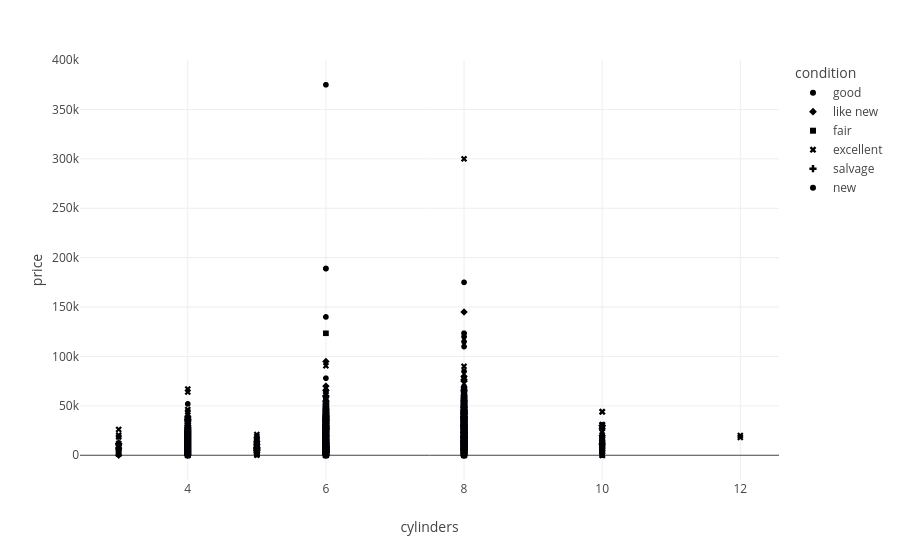

Notebook cell for this chart:
### Markdown cell above
# Crear Visualizaciones:

### Code cell
# Configurar parámetros para el diagrama de dispersión:

fig = px.scatter(vehicles, x="cylinders", y="price", color="condition", symbol="condition", hover_data=['model'])

# Mostrar diagrama de dispersión:

fig.show()

### Figure 1 — Plotly figure (JSON) as saved in the notebook; plotly's stock layout.template omitted (floating-point values rounded to 4 significant figures; data arrays with more than 128 entries replaced by an {"elided": "..."} marker saying what was removed)
{"data": [{"customdata": {"elided": "20145x1 str values"}, "hovertemplate": "condition=good<br>cylinders=%{x}<br>price=%{y}<br>model=%{customdata[0]}<extra></extra>", "legendgroup": "good", "marker": {"color": "#000001", "symbol": "circle"}, "mode": "markers", "name": "good", "showlegend": true, "type": "scattergl", "x": {"elided": "20145 int values"}, "xaxis": "x", "y": {"elided": "20145 float values"}, "yaxis": "y"}, {"customdata": {"elided": "4742x1 str values"}, "hovertemplate": "condition=like new<br>cylinders=%{x}<br>price=%{y}<br>model=%{customdata[0]}<extra></extra>", "legendgroup": "like new", "marker": {"color": "#000002", "symbol": "diamond"}, "mode": "markers", "name": "like new", "showlegend": true, "type": "scattergl", "x": {"elided": "4742 int values"}, "xaxis": "x", "y": {"elided": "4742 float values"}, "yaxis": "y"}, {"customdata": {"elided": "1607x1 str values"}, "hovertemplate": "condition=fair<br>cylinders=%{x}<br>price=%{y}<br>model=%{customdata[0]}<extra></extra>", "legendgroup": "fair", "marker": {"color": "#000003", "symbol": "square"}, "mode": "markers", "name": "fair", "showlegend": true, "type": "scattergl", "x": {"elided": "1607 int values"}, "xaxis": "x", "y": {"elided": "1607 float values"}, "yaxis": "y"}, {"customdata": {"elided": "24773x1 str values"}, "hovertemplate": "condition=excellent<br>cylinders=%{x}<br>price=%{y}<br>model=%{customdata[0]}<extra></extra>", "legendgroup": "excellent", "marker": {"color": "#000004", "symbol": "x"}, "mode": "markers", "name": "excellent", "showlegend": true, "type": "scattergl", "x": {"elided": "24773 int values"}, "xaxis": "x", "y": {"elided": "24773 float values"}, "yaxis": "y"}, {"customdata": [["toyota camry le"], ["ford f150"], ["nissan frontier"], ["toyota 4runner"], ["honda civic"], ["ford f-150"], ["ford f-250 super duty"], ["toyota tundra"], ["toyota camry"], ["ford mustang"], ["ford f-150"], ["ford expedition"], ["ford f350"], ["ford focus"], ["ram 1500"], ["toyota tacoma"], ["hyundai santa fe"], ["ford f-150"], ["nissan altima"], ["chevrolet silverado"], ["ram 1500"], ["ford focus"], ["toyota tacoma"], ["honda civic"], ["dodge dakota"], ["chevrolet silverado"], ["ford taurus"], ["nissan sentra"], ["ford f-150"], ["toyota tundra"], ["chevrolet impala"], ["chevrolet impala"], ["ford focus"], ["nissan altima"], ["honda civic lx"], ["ford taurus"], ["honda civic"], ["gmc yukon"], ["ford f-150"], ["gmc sierra"], ["cadillac escalade"], ["honda accord"], ["toyota 4runner"], ["honda civic"], ["chevrolet silverado"], ["honda civic lx"], ["ford taurus"], ["ford escape"], ["jeep cherokee"], ["nissan sentra"], ["volkswagen passat"], ["toyota tundra"], ["nissan altima"], ["ford explorer"], ["ford mustang"], ["ford f250"], ["toyota camry le"], ["chevrolet malibu"], ["honda civic lx"], ["toyota 4runner"], ["toyota camry"], ["toyota prius"], ["toyota rav4"], ["chevrolet impala"], ["nissan sentra"], ["subaru outback"], ["dodge charger"], ["subaru outback"], ["ford f-150"], ["nissan sentra"], ["toyota tundra"], ["nissan altima"], ["ram 1500"], ["hyundai sonata"], ["toyota tacoma"], ["ford mustang"], ["nissan sentra"], ["ford taurus"], ["ford f350 super duty"], ["chevrolet tahoe"], ["gmc yukon"], ["nissan versa"], ["honda cr-v"], ["toyota 4runner"], ["ram 1500"], ["ford explorer"], ["ford focus"], ["chevrolet equinox"], ["toyota corolla"], ["ram 1500"], ["ford focus"], ["subaru impreza"], ["chevrolet silverado"], ["toyota tacoma"], ["nissan sentra"], ["toyota camry"], ["honda accord"], ["dodge charger"], ["jeep cherokee"], ["hyundai sonata"], ["subaru outback"], ["jeep grand cherokee"], ["toyota prius"], ["ford focus"], ["chevrolet corvette"], ["nissan frontier"], ["subaru outback"], ["jeep wrangler"], ["jeep cherokee"], ["ford f150"], ["nissan versa"], ["honda accord"], ["dodge grand caravan"], ["hyundai sonata"], ["honda civic"]], "hovertemplate": "condition=salvage<br>cylinders=%{x}<br>price=%{y}<br>model=%{customdata[0]}<extra></extra>", "legendgroup": "salvage", "marker": {"color": "#000005", "symbol": "cross"}, "mode": "markers", "name": "salvage", "showlegend": true, "type": "scattergl", "x": [4, 8, 6, 6, 4, 8, 8, 8, 6, 6, 6, 8, 8, 4, 8, 4, 6, 8, 4, 8, 8, 4, 6, 4, 8, 8, 6, 4, 6, 8, 4, 4, 4, 4, 4, 6, 4, 8, 6, 8, 8, 4, 6, 4, 8, 4, 6, 6, 8, 4, 6, 8, 4, 6, 6, 8, 6, 4, 4, 6, 4, 4, 4, 6, 4, 4, 4, 4, 8, 4, 8, 4, 8, 4, 4, 6, 4, 6, 8, 8, 6, 4, 4, 4, 8, 6, 4, 4, 4, 8, 3, 6, 6, 6, 4, 4, 6, 6, 6, 4, 4, 8, 4, 4, 8, 6, 4, 4, 6, 8, 4, 4, 6, 4, 4], "xaxis": "x", "y": [600.0, 1000.0, 5500.0, 999.0, 850.0, 5000.0, 8000.0, 2500.0, 1800.0, 1000.0, 1500.0, 1800.0, 8000.0, 580.0, 2700.0, 11000.0, 800.0, 800.0, 3800.0, 4100.0, 12900.0, 400.0, 18500.0, 13500.0, 5500.0, 900.0, 850.0, 4500.0, 3750.0, 22000.0, 800.0, 1700.0, 9450.0, 2000.0, 1500.0, 5000.0, 4000.0, 800.0, 13000.0, 800.0, 15000.0, 2950.0, 1500.0, 3500.0, 800.0, 10700.0, 9975.0, 1400.0, 1200.0, 3500.0, 800.0, 20750.0, 8750.0, 13200.0, 6750.0, 2950.0, 2495.0, 2400.0, 2700.0, 2500.0, 800.0, 1200.0, 1200.0, 1000.0, 4500.0, 500.0, 4700.0, 1000.0, 3500.0, 5200.0, 20750.0, 8750.0, 8725.0, 750.0, 5000.0, 1700.0, 3000.0, 3000.0, 6000.0, 2500.0, 700.0, 5990.0, 500.0, 2500.0, 2250.0, 650.0, 700.0, 1000.0, 1900.0, 600.0, 7000.0, 1000.0, 1500.0, 7000.0, 4800.0, 500.0, 2000.0, 700.0, 3000.0, 5000.0, 7000.0, 450.0, 9900.0, 1500.0, 5000.0, 14500.0, 500.0, 1500.0, 1000.0, 850.0, 500.0, 3500.0, 5000.0, 2900.0, 2700.0], "yaxis": "y"}, {"customdata": {"elided": "143x1 str values"}, "hovertemplate": "condition=new<br>cylinders=%{x}<br>price=%{y}<br>model=%{customdata[0]}<extra></extra>", "legendgroup": "new", "marker": {"color": "#000006", "symbol": "circle"}, "mode": "markers", "name": "new", "showlegend": true, "type": "scattergl", "x": {"elided": "143 int values"}, "xaxis": "x", "y": {"elided": "143 float values"}, "yaxis": "y"}], "layout": {"legend": {"title": {"text": "condition"}, "tracegroupgap": 0}, "margin": {"t": 60}, "xaxis": {"anchor": "y", "domain": [0, 1], "title": {"text": "cylinders"}}, "yaxis": {"anchor": "x", "domain": [0, 1], "title": {"text": "price"}}}}
